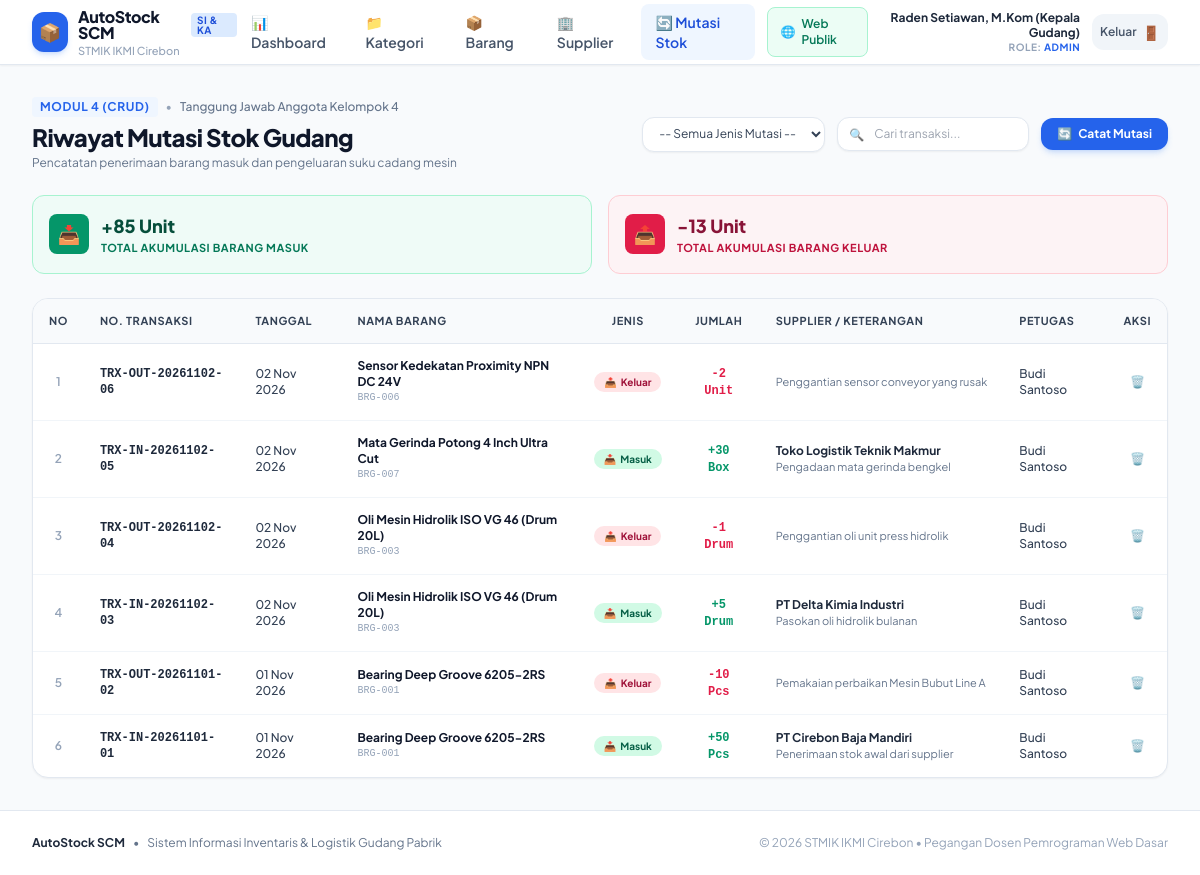
The page /modul/transaksi/index.php (signed in) on the database its author committed.
### tables this page shows
CREATE TABLE `transaksi_stok` (
  `id` INT AUTO_INCREMENT PRIMARY KEY,
  `no_transaksi` VARCHAR(30) NOT NULL UNIQUE,
  `barang_id` INT NOT NULL,
  `supplier_id` INT NULL,
  `jenis_transaksi` ENUM('Masuk', 'Keluar') NOT NULL,
  `jumlah` INT NOT NULL,
  `tanggal` DATE NOT NULL,
  `keterangan` VARCHAR(255) NULL,
  `petugas` VARCHAR(100) NOT NULL,
  `created_at` TIMESTAMP DEFAULT CURRENT_TIMESTAMP,
  FOREIGN KEY (`barang_id`) REFERENCES `barang`(`id`) ON DELETE CASCADE,
  FOREIGN KEY (`supplier_id`) REFERENCES `supplier`(`id`) ON DELETE SET NULL
);

CREATE TABLE `barang` (
  `id` INT AUTO_INCREMENT PRIMARY KEY,
  `kode_barang` VARCHAR(20) NOT NULL UNIQUE,
  `kategori_id` INT NOT NULL,
  `nama_barang` VARCHAR(100) NOT NULL,
  `satuan` VARCHAR(30) NOT NULL,
  `harga_beli` DECIMAL(12,2) NOT NULL DEFAULT 0.00,
  `harga_jual` DECIMAL(12,2) NOT NULL DEFAULT 0.00,
  `stok` INT NOT NULL DEFAULT 0,
  `stok_min` INT NOT NULL DEFAULT 5,
  `created_at` TIMESTAMP DEFAULT CURRENT_TIMESTAMP,
  FOREIGN KEY (`kategori_id`) REFERENCES `kategori`(`id`) ON DELETE RESTRICT
);

CREATE TABLE `supplier` (
  `id` INT AUTO_INCREMENT PRIMARY KEY,
  `kode_supplier` VARCHAR(20) NOT NULL UNIQUE,
  `nama_supplier` VARCHAR(100) NOT NULL,
  `telepon` VARCHAR(20) NOT NULL,
  `alamat` TEXT NULL,
  `created_at` TIMESTAMP DEFAULT CURRENT_TIMESTAMP
);

### modul/transaksi/index.php (the view, shortened to what this page needs)
<?php
require_once __DIR__ . '/../../layout/header.php';
$db = getDB();
$sql = "SELECT t.*, b.nama_barang, b.kode_barang, b.satuan, s.nama_supplier
        FROM transaksi_stok t
        JOIN barang b ON t.barang_id = b.id
        LEFT JOIN supplier s ON t.supplier_id = s.id ";
$params = [];
$sql .= " ORDER BY t.id DESC";
$stmt = $db->prepare($sql);
$stmt->execute($params);
$transaksiList = $stmt->fetchAll();
$totalMasuk  = $db->query("SELECT SUM(jumlah) FROM transaksi_stok WHERE jenis_transaksi = 'Masuk'")->fetchColumn() ?: 0;
$totalKeluar = $db->query("SELECT SUM(jumlah) FROM transaksi_stok WHERE jenis_transaksi = 'Keluar'")->fetchColumn() ?: 0;
?>
<div class="flex flex-col sm:flex-row items-start sm:items-center justify-between gap-4 mb-6">
  <div>
    <div class="flex items-center gap-2">
      <span class="text-xs font-bold uppercase tracking-wider text-blue-600 bg-blue-50 px-2 py-0.5 rounded">Modul 4 (CRUD)</span>
      <span class="text-xs text-slate-400">&bull;</span>
      <span class="text-xs text-slate-500 font-medium">Tanggung Jawab Anggota Kelompok 4</span>
    </div>
    <h1 class="text-2xl font-black text-slate-900 tracking-tight mt-1">Riwayat Mutasi Stok Gudang</h1>
    <p class="text-xs text-slate-500 mt-0.5">Pencatatan penerimaan barang masuk dan pengeluaran suku cadang mesin</p>
  </div>
  <div class="flex flex-wrap items-center gap-3 w-full sm:w-auto">
    <form method="GET" class="flex items-center">
      <select name="jenis" onchange="this.form.submit()"
              class="px-3 py-2 text-xs bg-white border border-slate-200 rounded-xl focus:outline-none focus:ring-2 focus:ring-blue-500 shadow-sm text-slate-700">
        <option value="">-- Semua Jenis Mutasi --</option>
      </select>
    </form>
    <div class="relative flex-1 sm:w-48">
      <input type="text" id="searchTransaksi" placeholder="Cari transaksi..."
             class="w-full pl-9 pr-4 py-2 text-xs bg-white border border-slate-200 rounded-xl focus:outline-none focus:ring-2 focus:ring-blue-500 transition shadow-sm">
      <span class="absolute left-3 top-2.5 text-slate-400 text-xs">🔍</span>
    </div>
    <a href="<?= BASE_URL ?>/modul/transaksi/tambah.php"
       class="bg-blue-600 hover:bg-blue-700 text-white font-bold px-4 py-2 rounded-xl text-xs shadow-md shadow-blue-500/20 transition flex items-center gap-1.5 whitespace-nowrap">
      <span>🔄</span> Catat Mutasi
    </a>
  </div>
</div>
<div class="grid grid-cols-1 sm:grid-cols-2 gap-4 mb-6">
  <div class="bg-emerald-50/70 border border-emerald-200 rounded-xl p-4 flex items-center gap-3">
    <div class="w-10 h-10 rounded-lg bg-emerald-600 text-white flex items-center justify-center font-bold text-lg">
      📥
    </div>
    <div>
      <div class="text-lg font-black text-emerald-900">+<?= number_format($totalMasuk) ?> Unit</div>
      <div class="text-[11px] font-bold text-emerald-700 uppercase tracking-wider">Total Akumulasi Barang Masuk</div>
    </div>
  </div>
  <div class="bg-rose-50/70 border border-rose-200 rounded-xl p-4 flex items-center gap-3">
    <div class="w-10 h-10 rounded-lg bg-rose-600 text-white flex items-center justify-center font-bold text-lg">
      📤
    </div>
    <div>
      <div class="text-lg font-black text-rose-900">-<?= number_format($totalKeluar) ?> Unit</div>
      <div class="text-[11px] font-bold text-rose-700 uppercase tracking-wider">Total Akumulasi Barang Keluar</div>
    </div>
  </div>
</div>
<div class="bg-white rounded-2xl border border-slate-200 shadow-sm overflow-hidden">
  <div class="overflow-x-auto">
    <table class="w-full text-left text-xs text-slate-600" id="tableTransaksi">
      <thead class="bg-slate-50 text-slate-700 uppercase font-bold text-[11px] tracking-wider border-b border-slate-200">
        <tr>
          <th class="py-3.5 px-4 w-10 text-center">No</th>
          <th class="py-3.5 px-4">No. Transaksi</th>
          <th class="py-3.5 px-4">Tanggal</th>
          <th class="py-3.5 px-4">Nama Barang</th>
          <th class="py-3.5 px-4 text-center">Jenis</th>
          <th class="py-3.5 px-4 text-center">Jumlah</th>
          <th class="py-3.5 px-4">Supplier / Keterangan</th>
          <th class="py-3.5 px-4">Petugas</th>
          <th class="py-3.5 px-4 text-right">Aksi</th>
        </tr>
      </thead>
      <tbody class="divide-y divide-slate-100">
        <?php if (empty($transaksiList)): ?>
          <tr>
            <td colspan="9" class="py-8 text-center text-slate-400">Belum ada transaksi mutasi stok yang tercatat.</td>
          </tr>
        <?php else: ?>
          <?php $no = 1; foreach ($transaksiList as $t): ?>
            <tr class="hover:bg-slate-50/80 transition">
              <td class="py-3.5 px-4 text-center font-semibold text-slate-400"><?= $no++ ?></td>
              <td class="py-3.5 px-4 font-mono font-bold text-slate-800"><?= htmlspecialchars($t['no_transaksi']) ?></td>
              <td class="py-3.5 px-4 font-medium text-slate-700"><?= date('d M Y', strtotime($t['tanggal'])) ?></td>
              <td class="py-3.5 px-4">
                <div class="font-bold text-slate-900"><?= htmlspecialchars($t['nama_barang']) ?></div>
                <div class="text-[10px] text-slate-400 font-mono"><?= htmlspecialchars($t['kode_barang']) ?></div>
              </td>
              <td class="py-3.5 px-4 text-center">
                <?php if ($t['jenis_transaksi'] === 'Masuk'): ?>
                  <span class="inline-flex items-center gap-1 px-2.5 py-0.5 rounded-full text-[10px] font-bold bg-emerald-100 text-emerald-800">
                    <span>📥</span> Masuk
                  </span>
                <?php else: ?>
                  <span class="inline-flex items-center gap-1 px-2.5 py-0.5 rounded-full text-[10px] font-bold bg-rose-100 text-rose-800">
                    <span>📤</span> Keluar
                  </span>
                <?php endif; ?>
              </td>
              <td class="py-3.5 px-4 text-center">
                <span class="font-bold font-mono text-xs <?= $t['jenis_transaksi'] === 'Masuk' ? 'text-emerald-600' : 'text-rose-600' ?>">
                  <?= $t['jenis_transaksi'] === 'Masuk' ? '+' : '-' ?><?= $t['jumlah'] ?> <?= htmlspecialchars($t['satuan']) ?>
                </span>
              </td>
              <td class="py-3.5 px-4 max-w-xs truncate">
                <?php if ($t['jenis_transaksi'] === 'Masuk' && !empty($t['nama_supplier'])): ?>
                  <span class="font-bold text-slate-800 block"><?= htmlspecialchars($t['nama_supplier']) ?></span>
                <?php endif; ?>
                <span class="text-[11px] text-slate-500"><?= htmlspecialchars($t['keterangan'] ?: '-') ?></span>
              </td>
              <td class="py-3.5 px-4 font-medium text-slate-700"><?= htmlspecialchars($t['petugas']) ?></td>
              <td class="py-3.5 px-4 text-right">
                <a href="<?= BASE_URL ?>/modul/transaksi/hapus.php?id=<?= $t['id'] ?>"
                   onclick="return confirm('Apakah Anda yakin ingin membatalkan transaksi <?= htmlspecialchars($t['no_transaksi']) ?>? Sisa stok barang akan dikembalikan otomatis.')"
                   class="p-1.5 rounded-lg text-slate-500 hover:text-rose-600 hover:bg-rose-50 transition inline-block" title="Batalkan Transaksi">
                  🗑️
                </a>
              </td>
            </tr>
          <?php endforeach; ?>
        <?php endif; ?>
      </tbody>
    </table>
  </div>
</div>
<?php require_once __DIR__ . '/../../layout/footer.php'; ?>

### layout/header.php (style rules this page uses)
body { font-family: 'Plus Jakarta Sans', sans-serif; }

### rows shown on the page
transaksi_stok: no_transaksi "TRX-OUT-20261102-06", tanggal "02 Nov 2026", barang.nama_barang "Sensor Kedekatan Proximity NPN DC 24V", barang.kode_barang "BRG-006", jenis_transaksi "Keluar", jumlah "2", barang.satuan "Unit", keterangan "Penggantian sensor conveyor yang rusak", petugas "Budi Santoso"
transaksi_stok: no_transaksi "TRX-IN-20261102-05", tanggal "02 Nov 2026", barang.nama_barang "Mata Gerinda Potong 4 Inch Ultra Cut", barang.kode_barang "BRG-007", jenis_transaksi "Masuk", jumlah "30", barang.satuan "Box", supplier.nama_supplier "Toko Logistik Teknik Makmur", keterangan "Pengadaan mata gerinda bengkel", petugas "Budi Santoso"
transaksi_stok: no_transaksi "TRX-OUT-20261102-04", tanggal "02 Nov 2026", barang.nama_barang "Oli Mesin Hidrolik ISO VG 46 (Drum 20L)", barang.kode_barang "BRG-003", jenis_transaksi "Keluar", jumlah "1", barang.satuan "Drum", keterangan "Penggantian oli unit press hidrolik", petugas "Budi Santoso"
transaksi_stok: no_transaksi "TRX-IN-20261102-03", tanggal "02 Nov 2026", barang.nama_barang "Oli Mesin Hidrolik ISO VG 46 (Drum 20L)", barang.kode_barang "BRG-003", jenis_transaksi "Masuk", jumlah "5", barang.satuan "Drum", supplier.nama_supplier "PT Delta Kimia Industri", keterangan "Pasokan oli hidrolik bulanan", petugas "Budi Santoso"
transaksi_stok: no_transaksi "TRX-OUT-20261101-02", tanggal "01 Nov 2026", barang.nama_barang "Bearing Deep Groove 6205-2RS", barang.kode_barang "BRG-001", jenis_transaksi "Keluar", jumlah "10", barang.satuan "Pcs", keterangan "Pemakaian perbaikan Mesin Bubut Line A", petugas "Budi Santoso"
transaksi_stok: no_transaksi "TRX-IN-20261101-01", tanggal "01 Nov 2026", barang.nama_barang "Bearing Deep Groove 6205-2RS", barang.kode_barang "BRG-001", jenis_transaksi "Masuk", jumlah "50", barang.satuan "Pcs", supplier.nama_supplier "PT Cirebon Baja Mandiri", keterangan "Penerimaan stok awal dari supplier", petugas "Budi Santoso"

### other values the page prints
APP_NAME "AutoStock SCM"
CAMPUS_NAME "STMIK IKMI Cirebon"
$currentUser['nama'] "Raden Setiawan, M.Kom (Kepala Gudang)"
$currentUser['role'] "ADMIN"
$totalMasuk "85"
$totalKeluar "13"
APP_TITLE "Sistem Informasi Inventaris & Logistik Gudang Pabrik"
